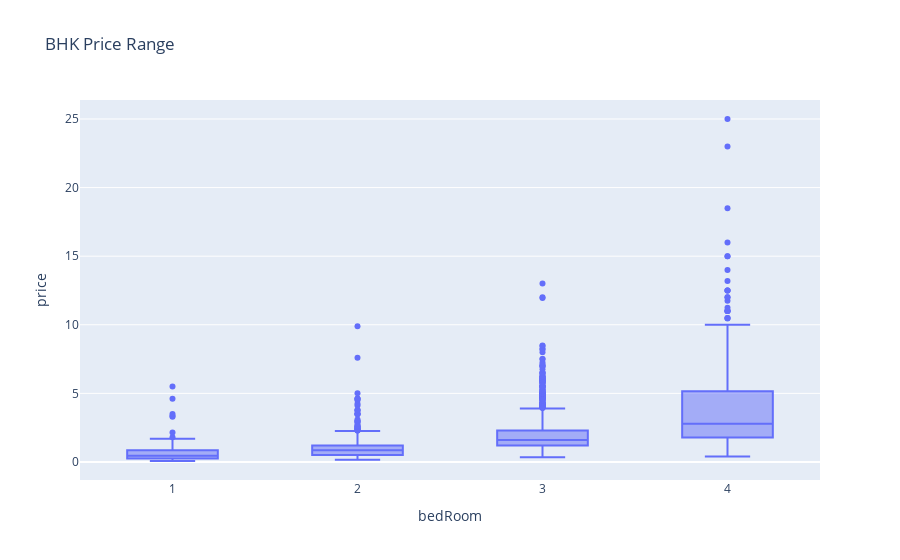

Source (notebook cell):
### Code cell
temp_df = df[df['bedRoom'] <= 4]
# Create side-by-side boxplots of the total bill amounts by day
fig = px.box(temp_df, x='bedRoom', y='price', title='BHK Price Range')

# Show the plot
fig.show()

### Figure 1 — Plotly figure (JSON) as saved in the notebook; plotly's stock layout.template omitted (floating-point values rounded to 4 significant figures; data arrays with more than 128 entries replaced by an {"elided": "..."} marker saying what was removed)
{"data": [{"alignmentgroup": "True", "hovertemplate": "bedRoom=%{x}<br>price=%{y}<extra></extra>", "legendgroup": "", "marker": {"color": "#636efa"}, "name": "", "notched": false, "offsetgroup": "", "orientation": "v", "showlegend": false, "type": "box", "x": {"elided": "3253 int values"}, "x0": " ", "xaxis": "x", "y": {"elided": "3253 float values"}, "y0": " ", "yaxis": "y"}], "layout": {"boxmode": "group", "legend": {"tracegroupgap": 0}, "title": {"text": "BHK Price Range"}, "xaxis": {"anchor": "y", "domain": [0, 1], "title": {"text": "bedRoom"}}, "yaxis": {"anchor": "x", "domain": [0, 1], "title": {"text": "price"}}}}
